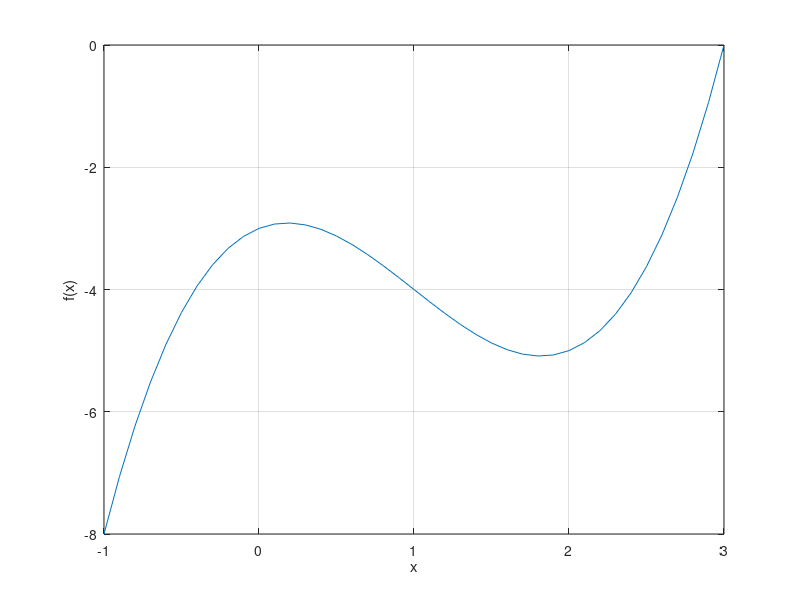

This figure's MATLAB source: (Note: this script raises an error after producing the figure.)
%%%%%%%%%%%%%%%%%%%%%%%%%%%%%%%%%%%%%%%%%%%%%%%%%%%%%%%%%%
%                Newton Raphson Method                  %%
%%%%%%%%%%%%%%%%%%%%%%%%%%%%%%%%%%%%%%%%%%%%%%%%%%%%%%%%%%

clear all;
close all;

%% Plotting Graph
f = @(x) x^3 - 3*x^2 +x-3
X = [-1:0.1:3];
%Y = [-1:0.1:3];
n = 1;
for x = [-1:0.1:3];
    Y(n) = f(x);
    n = n + 1;
end
plot(X,Y); grid on;
xlabel("x"); ylabel("f(x)");

%% Analyzing results for different initial guess
NewtonRaphson(1,3);
NewtonRaphson(2,3);

%% The Newton Raphson Iteration Scheme
function y = NewtonRaphson(m, x0)

%% Function Defination
syms x;
f = @(x) x^3 - 3*x^2 +x-3;
fprime = eval(['@(x)' char(diff(f(x)))]);

%% Stopping criteria
x0 = 1.25 ; %  initial approximation to location of root
TOL = 10^(-8); % absolute error convergence tolerance
Nmax =50; % maximum number of iterations to be performed

%% Iteration Scheme

flag=0;
for i = 1 : Nmax
    fold=f(x0);
    fprimeold=fprime(x0);
    dx = m*(fold / fprimeold);
    x0 = x0 - dx;
    fprintf ( '\t\t %3d \t %.10f \n', i, x0 );
    
    if ( abs(dx) < TOL )
        flag=1;
        break
    end
end

%% Results
fprintf("# Taking the initial guess as x_0 = %.1f \n", x0);
if flag == 0
    disp('Maximum number of iterations exceeded.')
end
fprintf('\n The approximate solution is %f \n', x0)

end